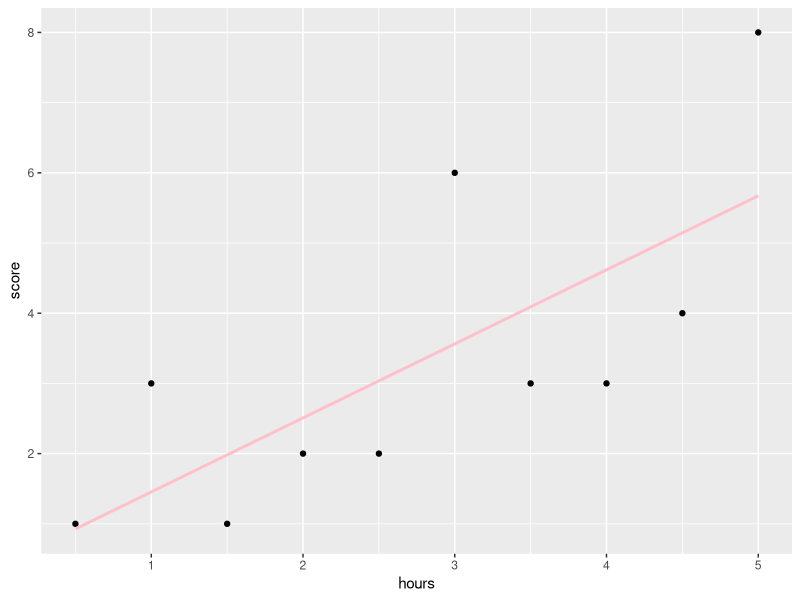

The R source for this figure:
## ---- chunk 1
library(tidyverse)
## ---- chunk 2
test <- tibble(
  student = paste(rep("id",10),1:10, sep=""),
  hours = seq(0.5,5,.5),
  score = c(1,3,1,2,2,6,3,3,4,8)
)
## ---- chunk 3
glimpse(test)
## ---- chunk 4
calc <- test %>%
  mutate(
    m_hours = mean(hours),
    m_score = mean(score)
  ) %>%
  select(1,2,4,3,5)

calc
## ---- chunk 5
calc <- calc %>%
  mutate(
    dev_hours = hours - mean(hours),
    dev_score = score - m_score
  ) %>%
  select(1:3, 6, 4,5,7)
calc
## ---- chunk 6
calc <- calc %>%
  mutate(
    SPXYi = dev_hours * dev_score
  )
calc
## ---- chunk 7
SPXY <- sum(calc$SPXYi)
SPXY
## ---- chunk 8
calc <- calc %>%
  mutate(
    SSxi = dev_hours^2
  )
calc
## ---- chunk 9
SSx = sum(calc$SSxi)
SSx
## ---- chunk 10
beta1_hat <- SPXY/SSx
beta1_hat
## ---- chunk 11
beta0_hat <- mean(calc$score) - (beta1_hat * mean(calc$hours))
beta0_hat
## ---- chunk 12
test %>%
  ggplot(., aes(x=hours, y=score)) +
  geom_point() +
  geom_smooth(method = lm, 
              se = F, 
              colour = "pink")
## ---- chunk 13
m1 <- lm(score ~ hours, data = test)
summary(m1)
